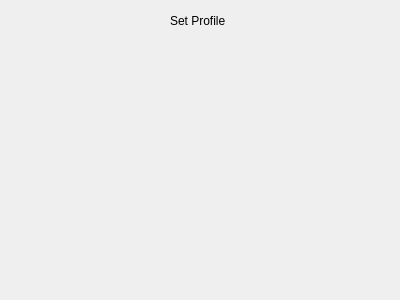
<?xml version="1.0" encoding="UTF-8"?>
<ui version="4.0">
 <class>signusetprofileview</class>
 <widget class="QWidget" name="signusetprofileview">
  <property name="geometry">
   <rect>
    <x>0</x>
    <y>0</y>
    <width>400</width>
    <height>300</height>
   </rect>
  </property>
  <property name="windowTitle">
   <string>Form</string>
  </property>
  <widget class="QLabel" name="label">
   <property name="geometry">
    <rect>
     <x>170</x>
     <y>10</y>
     <width>71</width>
     <height>21</height>
    </rect>
   </property>
   <property name="text">
    <string>Set Profile</string>
   </property>
  </widget>
 </widget>
 <resources/>
 <connections/>
</ui>
